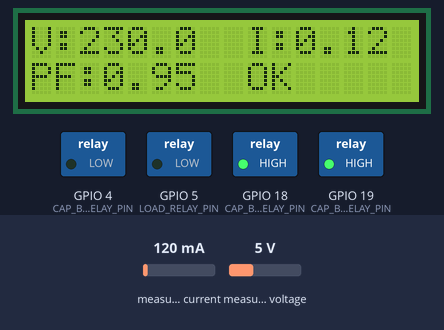
Simulated run of this sketch. Board: ESP32. Parts: 16×2 character LCD, switched loads named in the sketch (green lamp = pin HIGH). Inputs (shaded band) come from the test bench; at power-on: measured current 120 mA, measured voltage 5 V. WiFi joins after 1.5 s; servers stay silent unless stated; what the sketch prints to the serial monitor is not drawn.

Above: at 2.8 s.
2.9 s: measured current set to 94 mA
At 4.5 s:
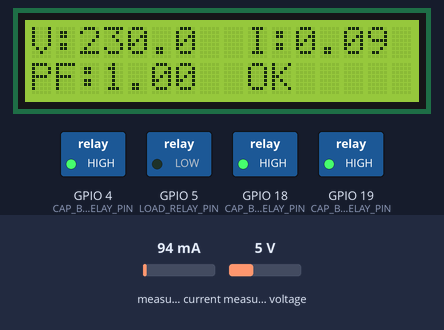
5.7 s: measured voltage set to 0.3 V
At 7.3 s:
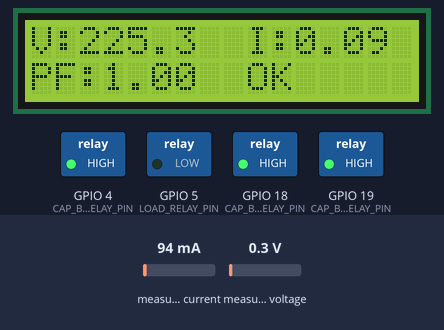
7.7 s: measured current set to 40 mA
At 8.8 s:
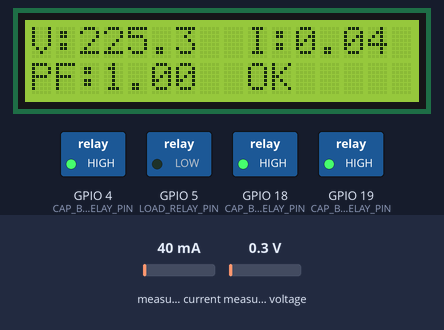
9.7 s: measured voltage set to 3.8 V
At 11.4 s:
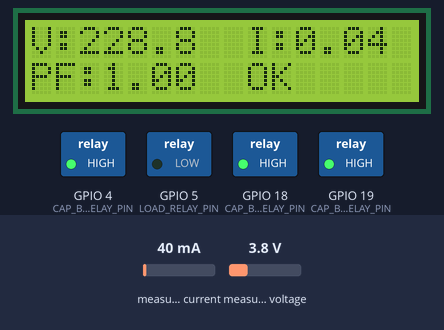
11.7 s: measured current set to 500 mA
At 13.0 s:
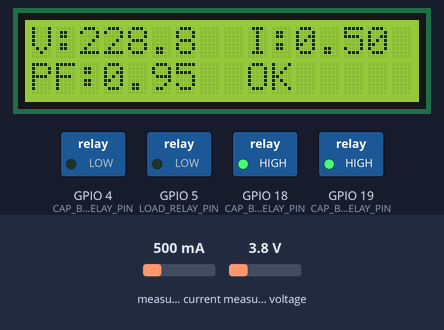
13.7 s: measured voltage set to 7.5 V
At 14.6 s:
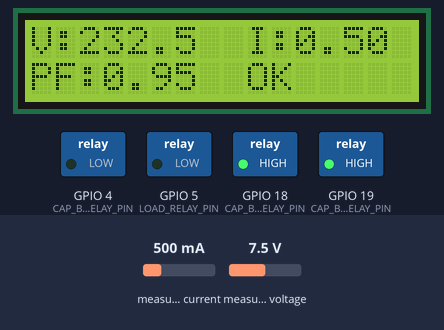
Timing chart, 0 to 16.7 s (numbered marks = the images above; inputs shaded):
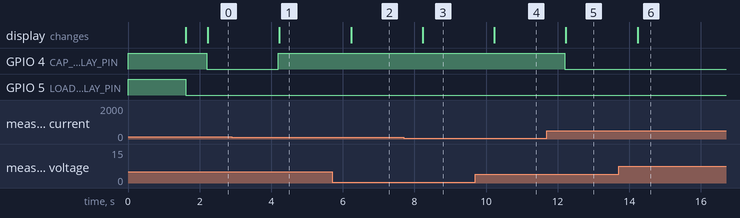

The sketch:

DEMO.ino
```cpp
/*
 * ===================================================================
 * ESP32 SMART GRID MONITOR - (LOCAL WEB SERVER EDITION)
 * ===================================================================
 *
 * This code replaces the Firebase method. It turns your ESP32
 * into a mini web server.
 *
 * HOW TO USE:
 * 1. Fill in your WiFi credentials below.
 * 2. Check all your hardware pin numbers.
 * 3. Upload the code to your ESP32.
 * 4. Open the Arduino Serial Monitor (Tools > Serial Monitor).
 * 5. Wait for it to connect to WiFi and print an IP address.
 * 6. Type that IP address (e.g., "192.168.1.123") into any
 * web browser on the same WiFi network.
 * 7. Your dashboard will appear!
 *
 */

// ===================================================================
// LIBRARIES
// ===================================================================

// --- Core ESP32 & Web Server Libraries ---
#include <WiFi.h>
#include <WebServer.h> // The web server library

// --- Your Project Libraries ---
#include <Wire.h>
#include <LiquidCrystal_I2C.h>
#include "EmonLib.h"

// ===================================================================
// 1. FILL IN YOUR WIFI CREDENTIALS
// ===================================================================
#define WIFI_SSID "Vinay" // <--- PASTE YOUR WIFI SSID HERE
#define WIFI_PASSWORD "12345678" // <--- PASTE YOUR WIFI PASSWORD HERE

// ===================================================================
// 2. CHECK YOUR HARDWARE PINS
// ===================================================================
// (These are the pins from your last file)
const int CURRENT_SENSOR_PIN = 34;
const int VOLTAGE_SENSOR_PIN = 35;
const int SDA_PIN = 21;
const int SCL_PIN = 22;
const int LOAD_RELAY_PIN = 5;
const int CAP_BANK_1_RELAY_PIN = 4;
const int CAP_BANK_2_RELAY_PIN = 18; // <-- CHECK THIS PIN!
const int CAP_BANK_3_RELAY_PIN = 19; // <-- CHECK THIS PIN!
LiquidCrystal_I2C lcd(0x27, 16, 2);

// ===================================================================
// 3. CHECK CALIBRATION & LOGIC
// ===================================================================
// (Fixed names to prevent compile errors)
const float VOLTAGE_CALIBRATION = 48.0; // RECALIBRATE THIS!
const float CURRENT_CALIBRATION = 5.17; // RECALIBRATE THIS!

// --- Protection & PFC Logic ---
const float SHORT_CIRCUIT_THRESHOLD = 7.0;
#define OVER_VOLTAGE_THRESHOLD 245.0
#define UNDER_VOLTAGE_THRESHOLD 2.0
#define PF_STAGE_1_TRIGGER 0.95
#define PF_STAGE_2_TRIGGER 0.85
#define PF_STAGE_3_TRIGGER 0.75

// ===================================================================
// GLOBAL OBJECTS & VARIABLES
// ===================================================================
EnergyMonitor emon;
WebServer server(80); // Create the web server object on port 80

// Global struct to hold all data
struct SensorData {
    float voltage = 0.0;
    float current = 0.0;
    float realPower = 0.0;
    float reactivePower = 0.0;
    float powerFactor = 1.0;
    String mainLoadStatus = "OFFLINE";
    bool capBank1 = false;
    bool capBank2 = false;
    bool capBank3 = false;
    String systemStatus = "Initializing...";
};
SensorData gridData;

// Non-Blocking Timers
unsigned long lastSensorRead = 0;
const int SENSOR_READ_INTERVAL = 2000; // Read sensors every 2 seconds

// ===================================================================
// 4. FUNCTION PROTOTYPES (Forward Declarations)
// ===================================================================
// FIX: This new section fixes all "was not declared in this scope" errors.
// It tells the compiler that these functions exist before they are defined.
void handleRoot();
void handleData();
void handleNotFound();
void readEnergySensors();
void checkVoltageProtection();
void checkShortCircuit(double currentReading);
void tripMainLoad();
void runPowerFactorCorrection();
void setCapBank(int bank, bool state);
void updateDisplay(); // This is your function for the LCD

// ===================================================================
// S E T U P
// ===================================================================
void setup() {
    Serial.begin(115200);
    Serial.println("\nESP32 Local Web Monitor Initializing...");

    // --- Initialize Relays ---
    pinMode(LOAD_RELAY_PIN, OUTPUT);
    pinMode(CAP_BANK_1_RELAY_PIN, OUTPUT);
    pinMode(CAP_BANK_2_RELAY_PIN, OUTPUT);
    pinMode(CAP_BANK_3_RELAY_PIN, OUTPUT);
    digitalWrite(LOAD_RELAY_PIN, HIGH);
    digitalWrite(CAP_BANK_1_RELAY_PIN, HIGH);
    digitalWrite(CAP_BANK_2_RELAY_PIN, HIGH);
    digitalWrite(CAP_BANK_3_RELAY_PIN, HIGH);

    // --- Initialize I2C and LCD ---
    Wire.begin(SDA_PIN, SCL_PIN);
    lcd.init();
    lcd.backlight();
    lcd.setCursor(0, 0);
    lcd.print("Connecting to");
    lcd.setCursor(0, 1);
    lcd.print("WiFi...");

    // --- Configure EmonLib ---
    emon.voltage(VOLTAGE_SENSOR_PIN, VOLTAGE_CALIBRATION, 1.7);
    emon.current(CURRENT_SENSOR_PIN, CURRENT_CALIBRATION);

    // --- Connect to WiFi ---
    WiFi.begin(WIFI_SSID, WIFI_PASSWORD);
    Serial.print("Connecting to WiFi");
    while (WiFi.status() != WL_CONNECTED) {
        Serial.print(".");
        delay(500);
    }
    Serial.println("\nWiFi Connected!");
    Serial.print("IP Address: ");
    Serial.println(WiFi.localIP());

    // --- Display IP on LCD ---
    lcd.clear();
    lcd.print("IP Address:");
    lcd.setCursor(0, 1);
    lcd.print(WiFi.localIP());

    // --- CONFIGURE WEB SERVER ---
    // This is the main web page
    server.on("/", handleRoot);

    // This is the endpoint the webpage will call to get new data
    server.on("/data", handleData);

    // This is for all other requests (sends a 404 error)
    server.onNotFound(handleNotFound);

    // Start the server
    server.begin();
    Serial.println("Web Server Started. Open IP address in browser.");

    // --- Turn on Main Load ---
    digitalWrite(LOAD_RELAY_PIN, LOW); // Load ON (LOW = ON)
    gridData.mainLoadStatus = "ONLINE";
    gridData.systemStatus = "OK";
}

// ===================================================================
// M A I N   L O O P
// ===================================================================
void loop() {
    // This is the most important line for the web server!
    // It checks if any browsers are trying to connect.
    server.handleClient();

    // This is your non-blocking sensor logic
    unsigned long currentMillis = millis();
    if (currentMillis - lastSensorRead >= SENSOR_READ_INTERVAL) {
        lastSensorRead = currentMillis;

        readEnergySensors();

        if (gridData.mainLoadStatus == "ONLINE") {
            checkShortCircuit(gridData.current);
            checkVoltageProtection();
            if (gridData.systemStatus == "OK") {
                 runPowerFactorCorrection();
            }
        }
        // FIX: Changed 'updateLCD()' to 'updateDisplay()' to match your function definition
        updateDisplay();
    }
}

// ===================================================================
// WEB SERVER HANDLER FUNCTIONS
// ===================================================================

/*
 * This function sends the main HTML web page to the browser
 */
void handleRoot() {
    String html = R"rawliteral(
<!DOCTYPE html>
<html lang="en">
<head>
    <meta charset="UTF-8">
    <meta name="viewport" content="width=device-width, initial-scale=1.0">
    <title>ESP32 Smart Grid Monitor</title>
    <!-- 1. Load Google Charts Library -->
    <script type="text/javascript" src="https://www.gstatic.com/charts/loader.js"></script>
    <style>
        body {
            font-family: -apple-system, BlinkMacSystemFont, "Segoe UI", Roboto, Helvetica, Arial, sans-serif;
            background-color: #f0f2f5;
            color: #1a1a1a;
            margin: 0;
            padding: 24px;
            display: grid;
            gap: 24px;
            justify-content: center;
        }
        h1 {
            text-align: center;
            margin: 0;
            color: #0052cc;
        }
        .header { text-align: center; margin-bottom: 12px; }
        .grid-container {
            display: grid;
            grid-template-columns: repeat(3, 1fr);
            gap: 24px;
            max-width: 1000px;
        }
        .card, .card-full {
            background-color: #ffffff;
            border-radius: 16px;
            padding: 24px;
            box-shadow: 0 4px 12px rgba(0,0,0,0.05);
        }
        .card-full { grid-column: 1 / -1; }
        .gauge-chart { width: 100%; height: 200px; }
        h2 {
            text-align: center;
            margin-top: 0;
            margin-bottom: 16px;
            color: #333;
        }
        .status-grid, .power-grid {
            display: grid;
            grid-template-columns: 1fr 1fr;
            gap: 16px;
        }
        .power-item {
            display: flex;
            justify-content: space-between;
            align-items: center;
            font-size: 1.2rem;
            padding: 16px;
            background: #f0f2f5;
            border-radius: 12px;
        }
        .power-item span:first-child { font-weight: 500; color: #555; }
        .power-item span:last-child { font-weight: 600; color: #000; }
        .status-item {
            padding: 16px;
            border-radius: 12px;
            text-align: center;
            font-size: 1.1rem;
            font-weight: 600;
            transition: all 0.3s ease;
        }
        .status-on, .status-ok { background-color: #d9f7e6; color: #008a3e; }
        .status-off, .status-fault { background-color: #ffeded; color: #d92d2d; }

        /* Responsive */
        @media (max-width: 900px) {
            .grid-container { grid-template-columns: 1fr 1fr; }
        }
        @media (max-width: 600px) {
            body { padding: 16px; }
            .grid-container { grid-template-columns: 1fr; }
            .status-grid { grid-template-columns: 1fr; }
        }
    </style>
</head>
<body>
    <div class="header">
        <h1>Smart Grid Monitor</h1>
        <ul>
          <li>Abhinav</li>
          <li>Vinay</li>
        </ul>
        <p>Real-time data from your ESP32</p>
    </div>

    <!-- 2. The DIVs where the charts will be drawn -->
    <div class="grid-container">
        <div class="card">
            <h2>Voltage (V)</h2>
            <div id="gauge_voltage" class="gauge-chart"></div>
        </div>
        <div class="card">
            <h2>Current (A)</h2>
            <div id="gauge_current" class="gauge-chart"></div>
        </div>
        <div class="card">
            <h2>Power Factor</h2>
            <div id="gauge_pf" class="gauge-chart"></div>
        </div>
    </div>

    <div class="card-full">
        <h2>Power Analysis</h2>
        <div class="power-grid">
            <div class="power-item">
                <span>Real Power (P)</span>
                <span id="val_real_power">... W</span>
            </div>
            <div class="power-item">
                <span>Reactive Power (Q)</span>
                <span id="val_reactive_power">... VAR</span>
            </div>
        </div>
    </div>

    <div class="card-full">
        <h2>System & Relay Status</h2>
        <div class="status-grid">
            <div class="status-item" id="status_system">Initializing...</div>
            <div class="status-item" id="status_main_load">...</div>
            <div class="status-item" id="status_cap1">Cap Bank 1: ...</div>
            <div class="status-item" id="status_cap2">Cap Bank 2: ...</div>
            <div class="status-item" id="status_cap3">Cap Bank 3: ...</div>
        </div>
    </div>

    <!-- 3. The JavaScript to draw charts and get data -->
    <script type="text/javascript">
        // Load the Google Charts visualization library
        google.charts.load('current', {'packages':['gauge']});
        google.charts.setOnLoadCallback(drawGauges);

        var gaugeData, gaugeVoltage, gaugeCurrent, gaugePF;
        var gaugeOptions = {
            width: 400, height: 200,
            redFrom: 90, redTo: 100,
            yellowFrom:75, yellowTo: 90,
            minorTicks: 5,
            animation: { duration: 500, easing: 'inAndOut' }
        };

        // Function to draw the gauges
        function drawGauges() {
            // Voltage
            gaugeData = google.visualization.arrayToDataTable([
                ['Label', 'Value'], ['V', 0]
            ]);
            gaugeOptions.min = 0; gaugeOptions.max = 300;
            gaugeOptions.yellowFrom = 245; gaugeOptions.yellowTo = 300;
            gaugeOptions.redFrom = 250; gaugeOptions.redTo = 300;
            gaugeVoltage = new google.visualization.Gauge(document.getElementById('gauge_voltage'));
            gaugeVoltage.draw(gaugeData, gaugeOptions);

            // Current
            gaugeData = google.visualization.arrayToDataTable([
                ['Label', 'Value'], ['A', 0]
            ]);
            gaugeOptions.min = 0; gaugeOptions.max = 20; // Set to your max expected current
            gaugeOptions.yellowFrom = 15; gaugeOptions.yellowTo = 20;
            gaugeOptions.redFrom = 17; gaugeOptions.redTo = 20;
            gaugeCurrent = new google.visualization.Gauge(document.getElementById('gauge_current'));
            gaugeCurrent.draw(gaugeData, gaugeOptions);

            // Power Factor
            gaugeData = google.visualization.arrayToDataTable([
                ['Label', 'Value'], ['PF', 0]
            ]);
            gaugeOptions.min = 0; gaugeOptions.max = 1;
            gaugeOptions.yellowFrom = 0.7; gaugeOptions.yellowTo = 0.85;
            gaugeOptions.redFrom = 0; gaugeOptions.redTo = 0.7;
            gaugePF = new google.visualization.Gauge(document.getElementById('gauge_pf'));
            gaugePF.draw(gaugeData, gaugeOptions);

            // Get the first set of data
            fetchData();
        }

        // Function to fetch new data from the ESP32
        function fetchData() {
            // Fetch data from the /data endpoint on the ESP32
            fetch('/data')
                .then(response => response.json())
                .then(data => {
                    console.log(data);

                    // Update Gauges
                    gaugeData = google.visualization.arrayToDataTable([['Label', 'Value'], ['V', data.voltage]]);
                    gaugeVoltage.draw(gaugeData, gaugeOptions);

                    gaugeData = google.visualization.arrayToDataTable([['Label', 'Value'], ['A', data.current]]);
                    gaugeCurrent.draw(gaugeData, gaugeOptions);

                    gaugeData = google.visualization.arrayToDataTable([['Label', 'Value'], ['PF', data.powerFactor]]);
                    gaugePF.draw(gaugeData, gaugeOptions);

                    // Update Power Analysis
                    document.getElementById('val_real_power').innerText = data.realPower + " W";
                    document.getElementById('val_reactive_power').innerText = data.reactivePower + " VAR";

                    // Update Statuses
                    updateStatus('status_system', data.systemStatus, ['OK']);
                    updateStatus('status_main_load', 'Main Load: ' + data.mainLoadStatus, ['ONLINE']);
                    updateStatus('status_cap1', 'Cap Bank 1: ' + (data.capBank1 ? 'ON' : 'OFF'), ['ON']);
                    updateStatus('status_cap2', 'Cap Bank 2: ' + (data.capBank2 ? 'ON' : 'OFF'), ['ON']);
                    updateStatus('status_cap3', 'Cap Bank 3: ' + (data.capBank3 ? 'ON' : 'OFF'), ['ON']);

                    // Fetch new data again after 2.5 seconds
                    setTimeout(fetchData, 1000);
                })
                .catch(error => {
                    console.error('Error fetching data:', error);
                    // If it fails, try again
                    setTimeout(fetchData, 5000);
                });
        }

        // Helper function to update status colors
        function updateStatus(elementId, text, goodStates) {
            let el = document.getElementById(elementId);
            el.innerText = text;

            let isGood = false;
            if (goodStates.includes(text)) isGood = true;
            if (goodStates.includes(text.split(': ')[1])) isGood = true;

            if (isGood) {
                el.classList.add('status-ok');
                el.classList.remove('status-fault');
            } else {
                el.classList.add('status-fault');
                el.classList.remove('status-ok');
            }
        }
    </script>
</body>
</html>
)rawliteral";

    server.send(200, "text/html", html);
}

/*
 * This function is called by the JavaScript.
 * It sends all your sensor data as a JSON object.
 */
void handleData() {
    // Create a JSON string
    String json = "{";
    json += "\"voltage\":" + String(gridData.voltage, 2) + ",";
    json += "\"current\":" + String(gridData.current, 2) + ",";
    json += "\"realPower\":" + String(gridData.realPower, 0) + ",";
    json += "\"reactivePower\":" + String(gridData.reactivePower, 0) + ",";
    json += "\"powerFactor\":" + String(gridData.powerFactor, 2) + ",";
    json += "\"mainLoadStatus\":\"" + gridData.mainLoadStatus + "\",";
    json += "\"systemStatus\":\"" + gridData.systemStatus + "\",";
    json += "\"capBank1\":" + String(gridData.capBank1 ? "true" : "false") + ",";
    json += "\"capBank2\":" + String(gridData.capBank2 ? "true" : "false") + ",";
    json += "\"capBank3\":" + String(gridData.capBank3 ? "true" : "false");
    json += "}";

    // Send the JSON to the browser
    server.send(200, "application/json", json);
}

/*
 * This function is called if the browser requests a page that doesn't exist
 */
void handleNotFound() {
    server.send(404, "text/plain", "404: Not found");
}


// ===================================================================
// YOUR ORIGINAL HELPER FUNCTIONS (UNCHANGED, BUT UPDATED)
// ===================================================================

/*
 * Reads EmonLib and stores all data in the global struct
 */
void readEnergySensors() {
    emon.calcVI(20, 2000);
    gridData.voltage = emon.Vrms;
    gridData.current = emon.Irms;
    gridData.realPower = emon.realPower;
    gridData.reactivePower = emon.apparentPower * sin(acos(emon.powerFactor));
    float pf = emon.powerFactor;
    if (gridData.current < 0.1) {
        pf = 1.00;
        gridData.realPower = 0.0;
        gridData.reactivePower = 0.0;
    }
    if (pf > 1.0 || pf < 0.0 || isnan(pf)) {
        pf = 1.0;
    }
    gridData.powerFactor = pf;

    Serial.printf("V: %.1fV, I: %.2fA, P: %.0fW, Q: %.0fVAR, PF: %.2f\n",
                  gridData.voltage, gridData.current, gridData.realPower,
                  gridData.reactivePower, gridData.powerFactor);
}

/*
 * Voltage protection logic
 */
void checkVoltageProtection() {
    if (gridData.voltage < 50.0) return;
    if (gridData.voltage > OVER_VOLTAGE_THRESHOLD) {
        gridData.systemStatus = "OVER VOLTAGE";
        Serial.println(gridData.systemStatus);
        tripMainLoad();
    } else if (gridData.voltage < UNDER_VOLTAGE_THRESHOLD) {
        gridData.systemStatus = "UNDER VOLTAGE";
        Serial.println(gridData.systemStatus);
        tripMainLoad();
    } else {
        gridData.systemStatus = "OK";
    }
}

/*
 * Short circuit protection logic
 */
void checkShortCircuit(double currentReading) {
    if (currentReading > SHORT_CIRCUIT_THRESHOLD) {
        Serial.println(" !!! SHORT CIRCUIT DETECTED !!!");
        gridData.systemStatus = "SHORT CIRCUIT";
        tripMainLoad();
        while (true) {
            updateDisplay(); // This was correct
            delay(1000);
        }
    }
}

/*
 * Trip all relays
 */
void tripMainLoad() {
    digitalWrite(LOAD_RELAY_PIN, HIGH);
    gridData.mainLoadStatus = "TRIPPED";
    setCapBank(1, false);
    setCapBank(2, false);
    setCapBank(3, false);
}

/*
 * 3-Stage PFC logic
 */
void runPowerFactorCorrection() {
    float pf = gridData.powerFactor;
    if (pf < PF_STAGE_3_TRIGGER) {
        setCapBank(1, true);
        setCapBank(2, true);
        setCapBank(3, true);
    } else if (pf < PF_STAGE_2_TRIGGER) {
        setCapBank(1, true);
        setCapBank(2, true);
        setCapBank(3, false);
    } else if (pf < PF_STAGE_1_TRIGGER) {
        setCapBank(1, true);
        setCapBank(2, false);
        setCapBank(3, false);
    } else {
        setCapBank(1, false);
        setCapBank(2, false);
        setCapBank(3, false);
    }
}

/*
 * Helper function to control cap banks
 */
void setCapBank(int bank, bool state) {
    int pin;
    bool* globalState;
    if (bank == 1) {
        pin = CAP_BANK_1_RELAY_PIN; globalState = &gridData.capBank1;
    } else if (bank == 2) {
        pin = CAP_BANK_2_RELAY_PIN; globalState = &gridData.capBank2;
    } else {
        pin = CAP_BANK_3_RELAY_PIN; globalState = &gridData.capBank3;
    }
    if (*globalState != state) {
        *globalState = state;
        digitalWrite(pin, state ? LOW : HIGH);
        Serial.printf("Capacitor Bank %d -> %s\n", bank, state ? "ON" : "OFF");
    }
}

/*
 * Update the local LCD display
 */
void updateDisplay() {
    lcd.clear();
    lcd.setCursor(0, 0);
    lcd.print("V:");
    lcd.print(gridData.voltage, 1);
    lcd.setCursor(9, 0);
    lcd.print("I:");
    lcd.print(gridData.current, 2);
    lcd.setCursor(0, 1);
    lcd.print("PF:");
    lcd.print(gridData.powerFactor, 2);
    lcd.setCursor(9, 1);
    lcd.print(gridData.systemStatus);
}
```

Measured:
- the behaviour switches between 100 and 99 mA on measured current (found by bisection; images 0 and 1)
- after the input at 2.9 s, GPIO 4 (CAP_BANK_1_RELAY_PIN): LOW → HIGH after 1.3 s; the display: changes after 1.3 s (image 1)
- after the input at 5.7 s, the display: changes after 0.53 s (image 2)
- after the input at 7.7 s, the display: changes after 0.53 s (image 3)
- after the input at 9.7 s, the display: changes after 0.53 s (image 4)
- after the input at 11.7 s, GPIO 4 (CAP_BANK_1_RELAY_PIN): HIGH → LOW after 0.50 s; the display: changes after 0.53 s (image 5)
- after the input at 13.7 s, the display: changes after 0.53 s (image 6)
